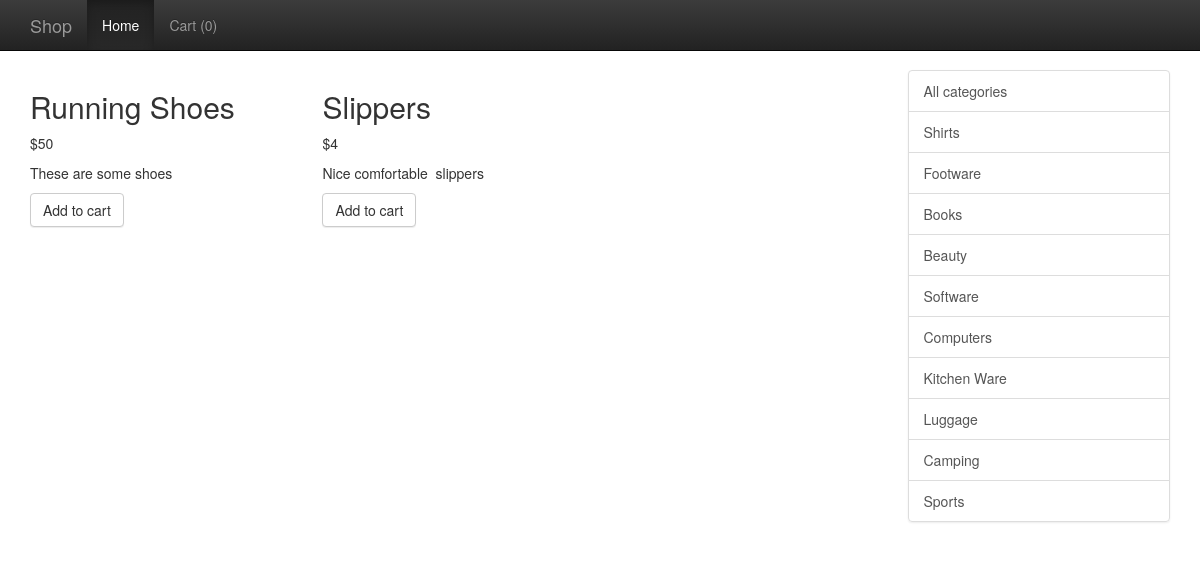
/index.php/shop/index/footware, run on the app's committed database.
### tables this page shows
CREATE TABLE IF NOT EXISTS `products` (
  `product_id` int(11) NOT NULL AUTO_INCREMENT,
  `product_name` varchar(255) NOT NULL,
  `product_code` int(11) NOT NULL,
  `product_description` varchar(255) NOT NULL,
  `category_id` int(11) NOT NULL,
  `product_price` int(11) NOT NULL,
  PRIMARY KEY (`product_id`)
);

CREATE TABLE IF NOT EXISTS `categories` (
  `cat_id` int(11) NOT NULL AUTO_INCREMENT,
  `cat_name` varchar(50) NOT NULL,
  `cat_url_name` varchar(15) NOT NULL,
  PRIMARY KEY (`cat_id`)
);

### application/controllers/Shop.php (called while the page is built, shortened)
<?php if (!defined('BASEPATH')) exit('No direct script access allowed');
class Shop extends MY_Controller {
  function __construct() {
    $this->load->library('cart');
    $this->load->helper('form');
    $this->load->helper('url');
    $this->load->helper('security');
    $this->load->model('Shop_model');
    $this->load->database();
    $this->load->library('form_validation');
  }
  public function index() {
    if (!$this->uri->segment(3)) {
      $data['query'] = $this->Shop_model->get_all_products();
    } else {
      $data['query'] = $this->Shop_model->get_all_products_by_category_name($this->uri->segment(3));
    }
    $data['cat_query'] = $this->Shop_model->get_all_categories();
    $cart_contents = $this->session->userdata('cart_contents');
    $data['items'] = $cart_contents['total_items'];
    $this->load->view('common/header');
    $this->load->view('nav/top_nav', $data);
    $this->load->view('shop/display_products', $data);
    $this->load->view('common/footer');
  }
}

### index.php (called while the page is built, shortened)
<?php
require_once BASEPATH.'core/CodeIgniter.php';

### application/models/Shop_model.php (called while the page is built, shortened)
<?php if ( ! defined('BASEPATH')) exit('No direct script access allowed');
class Shop_model extends CI_Model {
  public function get_all_products_by_category_name($cat_url_name = null) {
    if ($cat_url_name) {
      $this->db->where('cat_url_name', $cat_url_name);
      $cat_query = $this->db->get('categories');
      foreach ($cat_query->result() as $row) {
        $category_id = $row->cat_id;
      }
      $this->db->where('category_id', $category_id);
    }
    $query = $this->db->get('products');
    return $query;
  }
  public function get_all_categories($cat_url_name = null) {
    $query = $this->db->get('categories');
    return $query;
  }
}

### application/views/shop/display_products.php (the view)
<div class="row row-offcanvas row-offcanvas-right">
  <div class="col-xs-12 col-sm-9">
    <div class="row">
      <?php foreach ($query->result() as $row) : ?>
        <div class="col-6 col-sm-6 col-lg-4">
          <h2><?php echo $row->product_name ; ?></h2>
          <p>$<?php echo $row->product_price ; ?></p>
          <p><?php echo $row->product_description ; ?></p>
        <?php echo anchor('shop/add/'.$row->product_id, $this->lang->line('index_add_to_cart'), 'class="btn btn-default"') ; ?>
        </div>
      <?php endforeach ; ?>
    </div>
  </div>
  <div class="col-xs-6 col-sm-3 sidebar-offcanvas" id="sidebar" role="navigation">
    <div class="list-group">
      <?php echo anchor(base_url(), $this->lang->line('index_all_categories'), 'class="list-group-item"') ; ?>
      <?php foreach ($cat_query->result() as $row) : ?>
       <?php echo anchor('shop/index/'.$row->cat_url_name, $row->cat_name, 'class="list-group-item"') ; ?>
      <?php endforeach ; ?>
    </div>
  </div>
</div>

### data on the page
products: product_name "Running Shoes", product_price "50", product_description "These are some shoes", product_id "Add to cart"
products: product_name "Slippers", product_price "4", product_description "Nice comfortable slippers", product_id "Add to cart"
categories: cat_url_name+cat_name "Shirts"
categories: cat_url_name+cat_name "Footware"
categories: cat_url_name+cat_name "Books"
categories: cat_url_name+cat_name "Beauty"
categories: cat_url_name+cat_name "Software"
categories: cat_url_name+cat_name "Computers"
categories: cat_url_name+cat_name "Kitchen Ware"
categories: cat_url_name+cat_name "Luggage"
categories: cat_url_name+cat_name "Camping"
categories: cat_url_name+cat_name "Sports"

### other printed values
$this->lang->line('system_system_name') "Shop"
anchor('shop', $this->lang->line('nav_home')) "Home"
